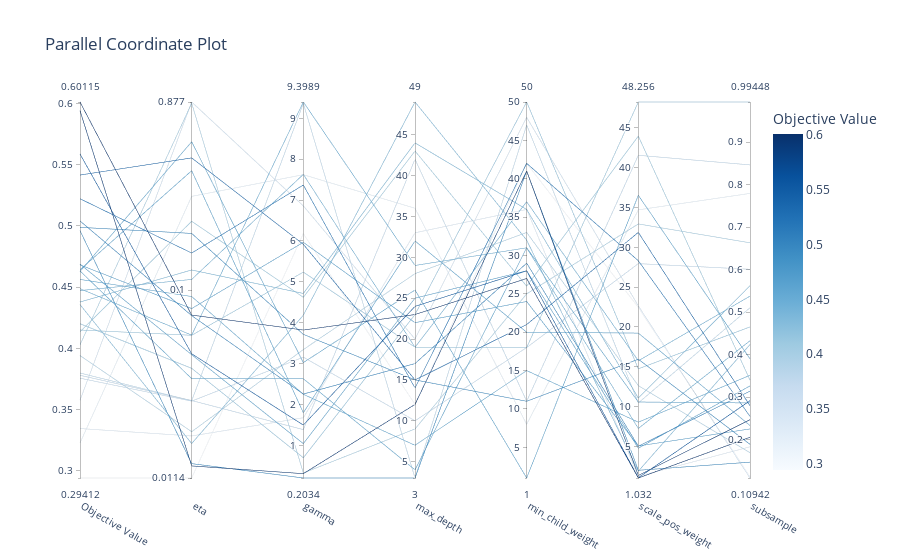

Here is the notebook cell this chart was saved with:
### Code cell
#plot_parallel_coordinate: interactively visualizes the hyperparameters and scores
optuna.visualization.plot_parallel_coordinate(study)
